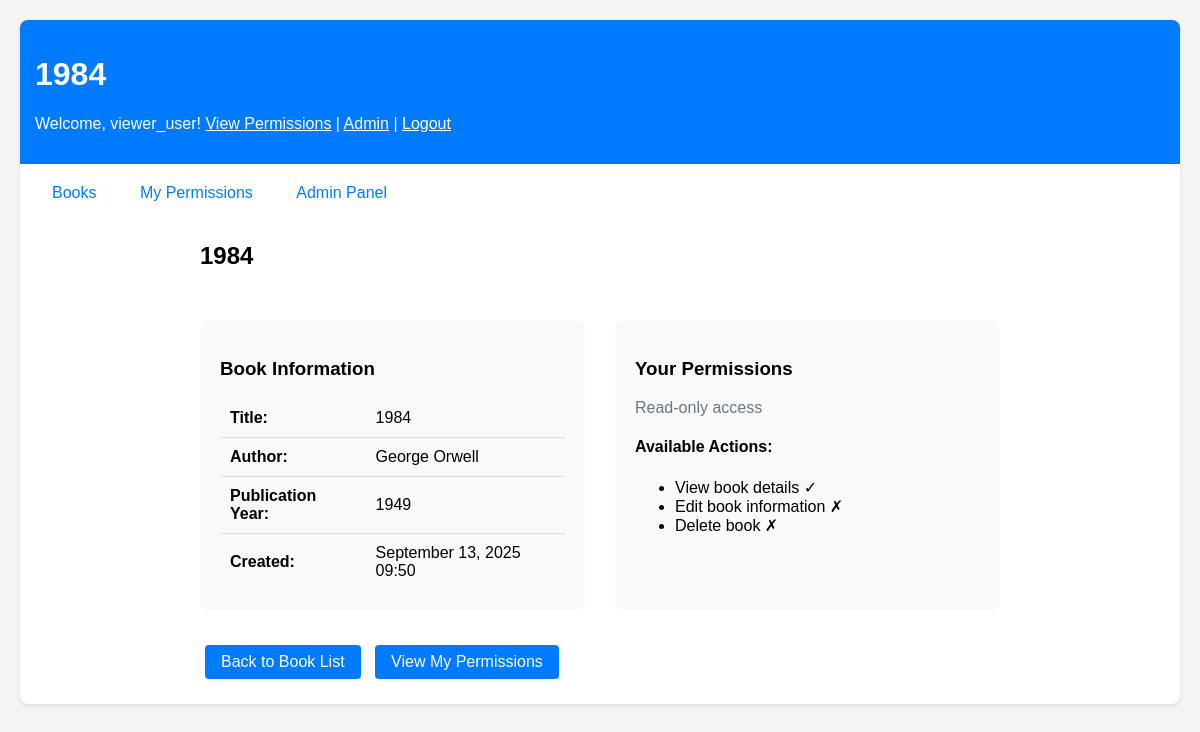
/bookshelf/book/3/ (signed in), run on the app's committed database.
### bookshelf/models.py (models this page shows, shortened)
class Book(models.Model):
    title = models.CharField(max_length=200)
    author = models.CharField(max_length=100)
    publication_year = models.IntegerField()
    created_at = models.DateTimeField(auto_now_add=True)
    class Meta:
        ordering = ['-created_at', 'title']
        verbose_name = "Book"
        verbose_name_plural = "Books"
        permissions = (
            ("can_view", "Can view book details"),
            ("can_create", "Can create new books"),
            ("can_edit", "Can edit existing books"),
            ("can_delete", "Can delete books"),
        )

class CustomUser(AbstractUser):
    date_of_birth = models.DateField(
        null=True,
        blank=True,
        help_text="User's date of birth"
    )
    profile_photo = models.ImageField(
        upload_to='profile_photos/',
        null=True,
        blank=True,
        help_text="User's profile photo"
    )
    objects = CustomUserManager()

### bookshelf/views.py (the view)
# urls.py: path('book/<int:book_id>/', views.book_detail_view, name='book_detail'),
@login_required
@permission_required('bookshelf.can_view', raise_exception=True)
def book_detail_view(request, book_id):
    book = get_object_or_404(Book, id=book_id)
    context = {
        'book': book,
        'user': request.user,
        'can_edit': request.user.has_perm('bookshelf.can_edit'),
        'can_delete': request.user.has_perm('bookshelf.can_delete'),
    }
    return render(request, 'bookshelf/book_detail.html', context)

### bookshelf/templates/bookshelf/book_detail.html (shortened to what this page needs)
{% extends 'bookshelf/base.html' %}
{% block header %}{{ book.title }}{% endblock %}
{% block content %}
<div style="max-width: 800px; margin: 0 auto;">
    <div style="display: flex; justify-content: space-between; align-items: center; margin-bottom: 30px;">
        <h2>{{ book.title }}</h2>
    </div>
    <div style="display: grid; grid-template-columns: 1fr 1fr; gap: 30px;">
        <div style="padding: 20px; background-color: #f8f9fa; border-radius: 8px;">
            <h3>Book Information</h3>
            <table style="width: 100%; border-collapse: collapse;">
                <tr>
                    <td style="padding: 10px; border-bottom: 1px solid #ddd; font-weight: bold;">Title:</td>
                    <td style="padding: 10px; border-bottom: 1px solid #ddd;">{{ book.title }}</td>
                </tr>
                <tr>
                    <td style="padding: 10px; border-bottom: 1px solid #ddd; font-weight: bold;">Author:</td>
                    <td style="padding: 10px; border-bottom: 1px solid #ddd;">{{ book.author }}</td>
                </tr>
                <tr>
                    <td style="padding: 10px; border-bottom: 1px solid #ddd; font-weight: bold;">Publication Year:</td>
                    <td style="padding: 10px; border-bottom: 1px solid #ddd;">{{ book.publication_year }}</td>
                </tr>
                <tr>
                    <td style="padding: 10px; font-weight: bold;">Created:</td>
                    <td style="padding: 10px;">{{ book.created_at|date:"F d, Y H:i" }}</td>
                </tr>
            </table>
        </div>
        <div style="padding: 20px; background-color: #f8f9fa; border-radius: 8px;">
            <h3>Your Permissions</h3>
            <p>
                {% if not can_edit and not can_delete %}
                    <span style="color: #6c757d;">Read-only access</span>
                {% endif %}
            </p>
            <h4>Available Actions:</h4>
            <ul>
                <li>View book details ✓</li>
                {% if can_edit %}
                    <li>Edit book information ✓</li>
                {% else %}
                    <li>Edit book information ✗</li>
                {% endif %}
                {% if can_delete %}
                    <li>Delete book ✓</li>
                {% else %}
                    <li>Delete book ✗</li>
                {% endif %}
            </ul>
        </div>
    </div>
    <div style="margin-top: 30px;">
        <a href="{% url 'bookshelf:book_list' %}" class="btn">Back to Book List</a>
        <a href="{% url 'bookshelf:user_permissions' %}" class="btn">View My Permissions</a>
    </div>
</div>
{% endblock %}

### bookshelf/templates/bookshelf/base.html (shortened to what this page needs)
<!DOCTYPE html>
<html lang="en">
<head>
</head>
<body>
    <div class="container">
        <div class="header">
            <h1>{% block header %}Library Management System{% endblock %}</h1>
            {% if user.is_authenticated %}
                <p>Welcome, {{ user.username }}!
                   <a href="{% url 'bookshelf:user_permissions' %}" style="color: white;">View Permissions</a> |
                   <a href="/admin/" style="color: white;">Admin</a> |
                   <a href="/admin/logout/" style="color: white;">Logout</a>
                </p>
            {% endif %}
        </div>
        <div class="nav">
            <a href="{% url 'bookshelf:book_list' %}">Books</a>
            <a href="{% url 'bookshelf:user_permissions' %}">My Permissions</a>
            <a href="/admin/">Admin Panel</a>
        </div>
        {% block content %}
        {% endblock %}
    </div>
</body>
</html>

### bookshelf/templates/bookshelf/base.html (style rules this page uses)
body { font-family: Arial, sans-serif; margin: 0; padding: 20px; background-color: #f5f5f5; }
.container { max-width: 1200px; margin: 0 auto; background-color: white; padding: 20px; border-radius: 8px; box-shadow: 0 2px 4px rgba(0,0,0,0.1); }
.header { background-color: #007bff; color: white; padding: 15px; margin: -20px -20px 20px -20px; border-radius: 8px 8px 0 0; }
.nav { margin-bottom: 20px; }
.nav a { color: #007bff; text-decoration: none; margin-right: 15px; padding: 8px 12px; border-radius: 4px; transition: background-color 0.3s; }
.btn { display: inline-block; padding: 8px 16px; background-color: #007bff; color: white; text-decoration: none; border-radius: 4px; border: none; cursor: pointer; margin: 5px; }

### data on the page
Book: title "1984", author "George Orwell", publication_year "1949", created_at "September 13, 2025 09:50"
CustomUser: username "viewer_user"
